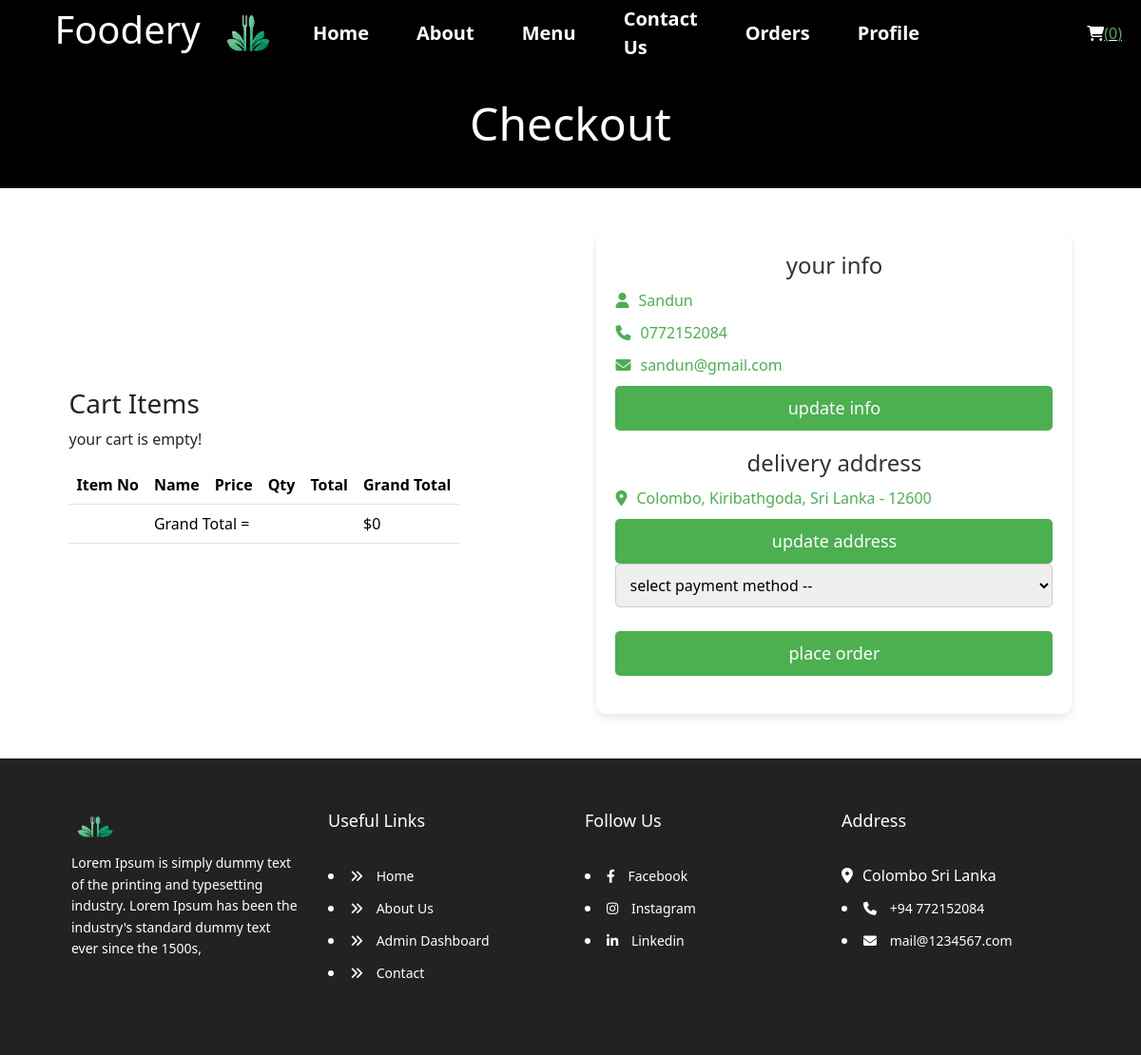
Screenshot of /User/checkout.php (signed in) with the database file from the repository.
### tables this page shows
CREATE TABLE `users` (
  `id` int(100) NOT NULL,
  `name` varchar(20) NOT NULL,
  `email` varchar(50) NOT NULL,
  `number` varchar(10) NOT NULL,
  `password` varchar(50) NOT NULL,
  `address` varchar(500) NOT NULL
);

### User/checkout.php (the view, shortened to what this page needs)
<?php
if(isset($_SESSION['user_id'])){
   $item_count = 0;
}else{
   $user_id = '';
   header('location:index.php');
};
?>
<!DOCTYPE html>
<html lang="en">
<head>
   <link rel="stylesheet" href="https://cdnjs.cloudflare.com/ajax/libs/font-awesome/6.1.1/css/all.min.css">
   <link href="https://cdn.jsdelivr.net/npm/bootstrap@5.3.3/dist/css/bootstrap.min.css" rel="stylesheet">
   <link rel="stylesheet" href="css/style.css">
</head>
<body>
<?php include 'components/user_header.php'; ?>
<div class="heading">
   <h3>Checkout</h3>
</div>
<section class="checkout">
<div class="cart-items">
      <h3>Cart Items</h3>
      <table class="table">
      <thead>
    <tr>
      <th scope="col">Item No</th>
      <th scope="col">Name</th>
      <th scope="col">Price</th>
      <th scope="col">Qty</th>
      <th scope="col">Total</th>
      <th scope="col">Grand Total</th>
    </tr>
  </thead>
      <?php
         $grand_total = 0;
         $cart_items[] = '';
         $select_cart = $conn->prepare("SELECT * FROM `cart` WHERE user_id = ?");
         $select_cart->execute([$user_id]);
         if($select_cart->rowCount() > 0){
            while($fetch_cart = $select_cart->fetch(PDO::FETCH_ASSOC)){
               $cart_items[] = $fetch_cart['name'].' ('.$fetch_cart['price'].' x '. $fetch_cart['quantity'].') - ';
               $total_products = implode($cart_items);
               $grand_total += ($fetch_cart['price'] * $fetch_cart['quantity']);
               $total = ($fetch_cart['price'] * $fetch_cart['quantity']);
               $item_count++;
      ?>
  <tbody>
    <tr>
      <th scope="row"><?= $item_count ?></th>
      <td><?= $fetch_cart['name']; ?></td>
      <td>$<?= $fetch_cart['price']; ?></td>
      <td><?= $fetch_cart['quantity']; ?></td>
      <td>$<?= $total ?></td>
      <td></td>
    </tr>
    <?php
            }
         }else{
            echo '<p class="empty">your cart is empty!</p>';
         }
      ?>
    <tr>
      <th scope="row"></th>
      <td colspan="4">Grand Total = </td>
      <td>$<?= $grand_total ?></td>
    </tr>
</table>
</div>
<form action="" method="post">
        <div class="user-info">
            <?php
                $select_user = $conn->prepare("SELECT * FROM `users` WHERE id = ?");
                $select_user->execute([$user_id]);
                $fetch_profile = $select_user->fetch(PDO::FETCH_ASSOC);
            ?>
            <h3>your info</h3>
            <p><i class="fas fa-user"></i><span><?= $fetch_profile['name'] ?></span></p>
            <p><i class="fas fa-phone"></i><span><?= $fetch_profile['number'] ?></span></p>
            <p><i class="fas fa-envelope"></i><span><?= $fetch_profile['email'] ?></span></p>
            <a href="update_profile.php" class="btn">update info</a>
        </div>
        <div class="user-info2">
            <h3>delivery address</h3>
            <p><i class="fas fa-map-marker-alt"></i><span><?php if($fetch_profile['address'] == ''){echo 'please enter your address';}else{echo $fetch_profile['address'];} ?></span></p>
            <a href="update_address.php" class="btn">update address</a>
            <select name="method" class="box" required>
                <option value="" disabled selected>select payment method --</option>
            </select>
            <input type="submit" value="place order" onclick="submitForm()" class="btn <?php if($fetch_profile['address'] == ''){echo 'disabled';} ?>" name="submit">
        </div>
    </form>
</section>
<?php include 'components/footer.php'; ?>
</body>
</html>

### User/css/style.css (style rules this page uses)
body { margin: 0px; padding: 0px; }
span { color: #4CAF50; }

### User/checkout.php (style rules this page uses)
.checkout { display: flex; flex-direction: row; align-items: center; justify-content: space-around; height: 600px; }
.heading { display: flex; align-items: center; justify-content: center; flex-direction: column; background-color: black; min-height: 8rem; padding: 1rem; }
.heading h3 { font-size: 3rem; color: #fff; text-transform: capitalize; }
form { background-color: #fff; padding: 20px; border-radius: 10px; box-shadow: 0 4px 8px rgba(0, 0, 0, 0.1); width: 100%; max-width: 500px; box-sizing: border-box; }
.user-info, .user-info2 { margin-bottom: 20px; }
.user-info h3, .user-info2 h3 { margin-bottom: 10px; font-size: 24px; color: #333; text-align: center; }
.user-info p, .user-info2 p { font-size: 16px; color: #555; margin: 10px 0; display: flex; align-items: center; }
.user-info p i, .user-info2 p i { margin-right: 10px; color: #4CAF50; }
.user-info .btn, .user-info2 .btn { display: block; width: 100%; padding: 10px; background-color: #4CAF50; color: #fff; border: none; border-radius: 5px; font-size: 18px; cursor: pointer; text-align: center; transition: background-color 0.3s ease; text-decoration: none; margin-top: 10px; }
.box { width: 100%; padding: 10px; margin-bottom: 15px; border: 1px solid #ccc; border-radius: 5px; font-size: 16px; box-sizing: border-box; }
.btn { display: block; width: 100%; padding: 10px; background-color: #4CAF50; color: #fff; border: none; border-radius: 5px; font-size: 18px; cursor: pointer; transition: background-color 0.3s ease; margin-top: 10px; }

### User/components/user_header.php (style rules this page uses)
body { margin: 0px; padding: 0px; }

### rows the page displays
users: name "Sandun", number "0772152084", email "sandun@gmail.com", address "Colombo, Kiribathgoda, Sri Lanka - 12600", submit "place order"

### other values shown
$total_cart_items "0"
$grand_total "0"
